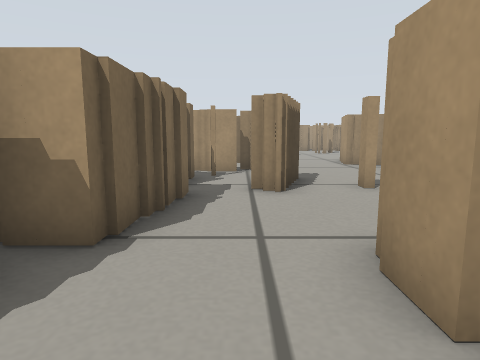
[1] (above)

16 first-person views from a walk through a Gazebo world. The camera is 0.29 m above the floor, tilts 8° down and sees 75° across. The floor is counted in squares, 0.25 m on a side. Each view is taken from the middle of a square. On the plan, view 1 faces up. The plan holds only what a view shows up to about 13 squares ahead; the rest is blank. The place goes on beyond the plan.

[2]
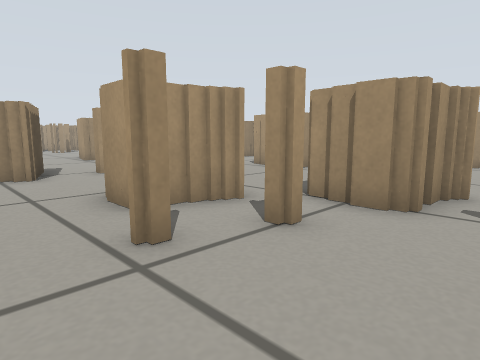

[3]
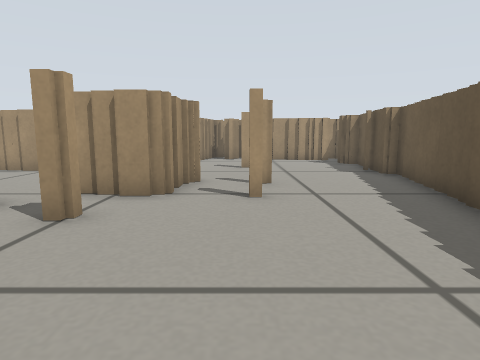

[4]
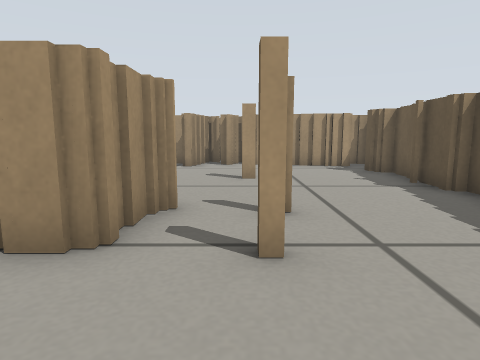

[5]
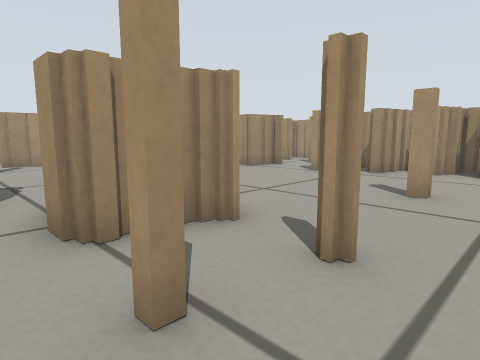

[6]
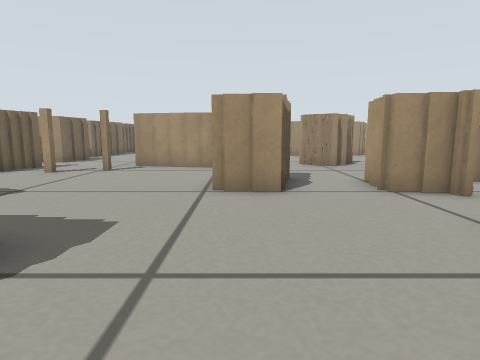

[7]
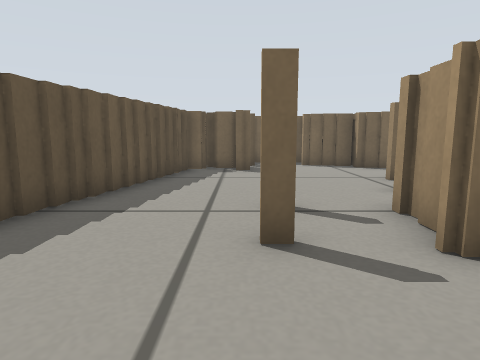

[8]
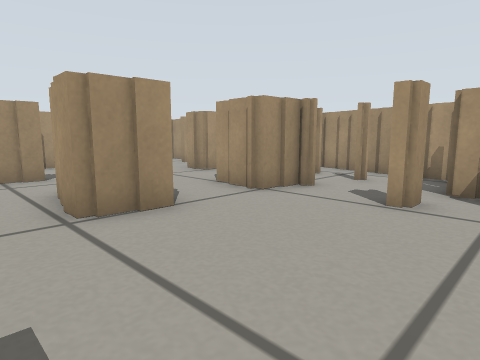

[9]
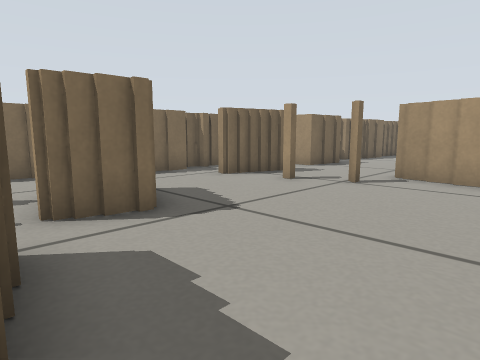

[10]
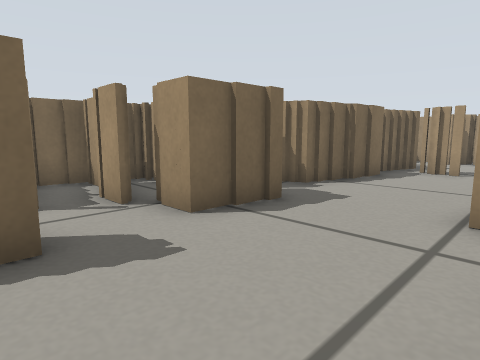

[11]
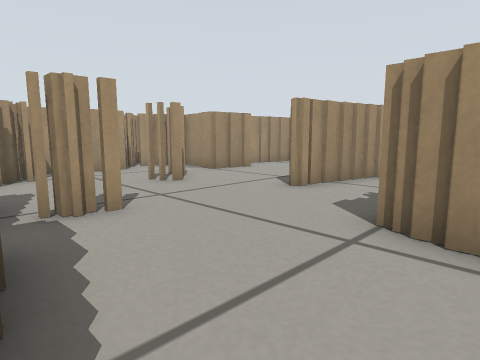

[12]
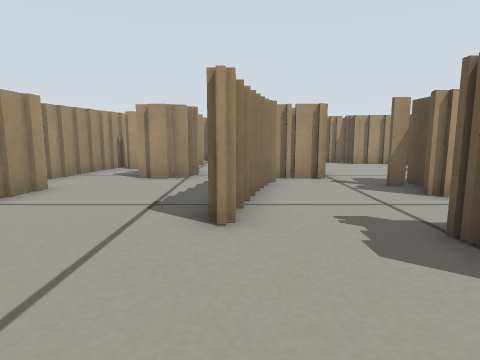

[13]
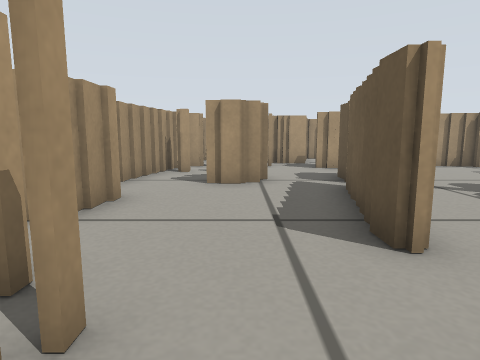

[14]
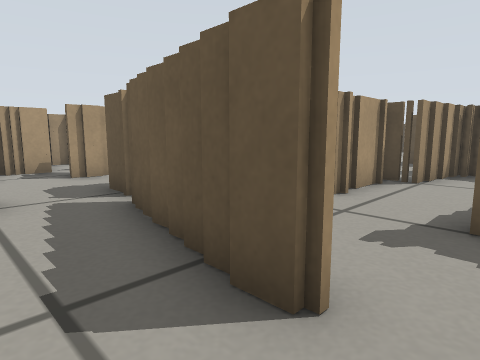

[15]
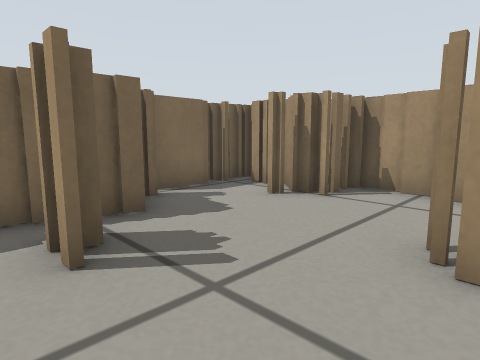

[16]
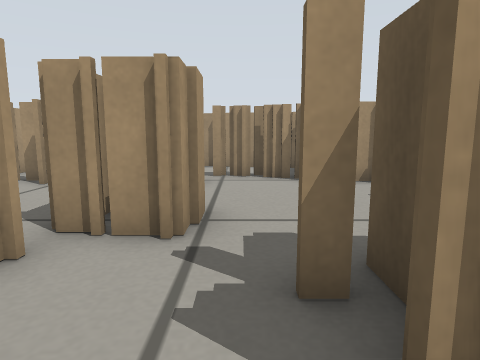

### Floor plan
Key: @ floor where view 1 was taken; # wall or solid block; x gap in a wall; . floor.
Columns run from 4 left of view 1 to 17 right of it. Each row starts with its distance up from view 1.
 25       #######
 24     ####....##
 23     #.#.....#########
 22     #....##.......#.#
 21     #....##.........#
 20     ##..........#x .#
 19      #x#............##
 18      #.....#####.....#
 17      #.........###..##
 16      #..........##..##
 15     ##...##..........#
 14     #....##..##......#
 13     ##...##..## ....##
 12      #.... ..##   ..#
 11     ##.... .##.     #
 10     #..... .#.. ###
  9     ##...##### ..##
  8      #..#..... ...#
  7    ###.#...........
  6    #.........##...
  5    #.........##.#  #
  4   ##.........##.## ###
  3   #..###.........###.#
  2   #..###.............#
  1  ##................. #
  0 ##..@.#.###.......#
 -1 ##......###......###
 -2  .................#
 -3  #......#.....#...#
 -4  ##.......#.......#
 -5  ##...............#
 -6   ###............##
 -7     #######.....###
 -8           #######

Positions as (right, up) in squares from view 1, and headings:
1: (0, 0), facing up
2: (-1, -3), facing up-right
3: (-2, -3), facing right
4: (1, -3), facing right
5: (3, -5), facing up-right
6: (9, -3), facing up
7: (9, -4), facing left
8: (7, -1), facing up-right
9: (8, 0), facing up-left
10: (5, 8), facing up-left
11: (1, 14), facing up-right
12: (3, 18), facing right
13: (4, 20), facing right
14: (6, 20), facing down-right
15: (6, 18), facing up-left
16: (8, 15), facing right
